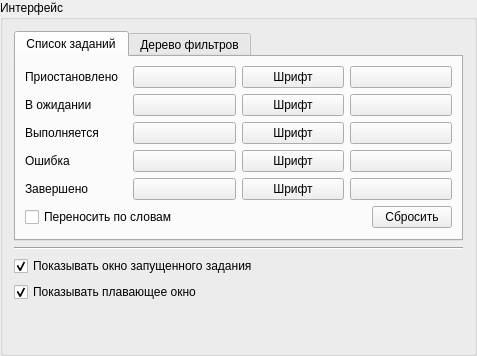
        <widget class="QGroupBox" name="interfaceBox">
         <property name="minimumSize">
          <size>
           <width>0</width>
           <height>270</height>
          </size>
         </property>
         <property name="title">
          <string>Интерфейс</string>
         </property>
         <layout class="QVBoxLayout" name="verticalLayout_10">
          <item>
           <widget class="QTabWidget" name="tabWidget_2">
            <property name="currentIndex">
             <number>0</number>
            </property>
            <widget class="QWidget" name="tab">
             <attribute name="title">
              <string>Список заданий</string>
             </attribute>
             <layout class="QVBoxLayout" name="verticalLayout_9">
              <item>
               <layout class="QGridLayout" name="gridLayout">
                <item row="0" column="0">
                 <widget class="QLabel" name="label_15">
                  <property name="text">
                   <string>Приостановлено</string>
                  </property>
                 </widget>
                </item>
                <item row="0" column="1">
                 <widget class="ColorButton" name="onPauseColor">
                  <property name="enabled">
                   <bool>true</bool>
                  </property>
                  <property name="toolTip">
                   <string>Цвет строки</string>
                  </property>
                  <property name="text">
                   <string/>
                  </property>
                 </widget>
                </item>
                <item row="0" column="2">
                 <widget class="FontSelectButton" name="onPauseFont">
                  <property name="toolTip">
                   <string>Шрифт текста</string>
                  </property>
                  <property name="text">
                   <string>Шрифт</string>
                  </property>
                 </widget>
                </item>
                <item row="0" column="3">
                 <widget class="ColorButton" name="onPauseFontColor">
                  <property name="enabled">
                   <bool>true</bool>
                  </property>
                  <property name="toolTip">
                   <string>Цвет шрифта</string>
                  </property>
                  <property name="text">
                   <string/>
                  </property>
                 </widget>
                </item>
                <item row="1" column="0">
                 <widget class="QLabel" name="label_16">
                  <property name="text">
                   <string>В ожидании</string>
                  </property>
                 </widget>
                </item>
                <item row="1" column="1">
                 <widget class="ColorButton" name="onQueueColor">
                  <property name="enabled">
                   <bool>true</bool>
                  </property>
                  <property name="toolTip">
                   <string>Цвет строки</string>
                  </property>
                  <property name="text">
                   <string/>
                  </property>
                 </widget>
                </item>
                <item row="1" column="2">
                 <widget class="FontSelectButton" name="onQueueFont">
                  <property name="toolTip">
                   <string>Шрифт текста</string>
                  </property>
                  <property name="text">
                   <string>Шрифт</string>
                  </property>
                 </widget>
                </item>
                <item row="1" column="3">
                 <widget class="ColorButton" name="onQueueFontColor">
                  <property name="enabled">
                   <bool>true</bool>
                  </property>
                  <property name="toolTip">
                   <string>Цвет шрифта</string>
                  </property>
                  <property name="text">
                   <string/>
                  </property>
                 </widget>
                </item>
                <item row="2" column="0">
                 <widget class="QLabel" name="label_17">
                  <property name="text">
                   <string>Выполняется</string>
                  </property>
                 </widget>
                </item>
                <item row="2" column="1">
                 <widget class="ColorButton" name="onLoadColor">
                  <property name="enabled">
                   <bool>true</bool>
                  </property>
                  <property name="toolTip">
                   <string>Цвет строки</string>
                  </property>
                  <property name="text">
                   <string/>
                  </property>
                 </widget>
                </item>
                <item row="2" column="2">
                 <widget class="FontSelectButton" name="onLoadFont">
                  <property name="toolTip">
                   <string>Шрифт текста</string>
                  </property>
                  <property name="text">
                   <string>Шрифт</string>
                  </property>
                 </widget>
                </item>
                <item row="2" column="3">
                 <widget class="ColorButton" name="onLoadFontColor">
                  <property name="enabled">
                   <bool>true</bool>
                  </property>
                  <property name="toolTip">
                   <string>Цвет шрифта</string>
                  </property>
                  <property name="text">
                   <string/>
                  </property>
                 </widget>
                </item>
                <item row="3" column="0">
                 <widget class="QLabel" name="label_18">
                  <property name="text">
                   <string>Ошибка</string>
                  </property>
                 </widget>
                </item>
                <item row="3" column="1">
                 <widget class="ColorButton" name="onErrorColor">
                  <property name="enabled">
                   <bool>true</bool>
                  </property>
                  <property name="toolTip">
                   <string>Цвет строки</string>
                  </property>
                  <property name="text">
                   <string/>
                  </property>
                 </widget>
                </item>
                <item row="3" column="2">
                 <widget class="FontSelectButton" name="onErrorFont">
                  <property name="toolTip">
                   <string>Шрифт текста</string>
                  </property>
                  <property name="text">
                   <string>Шрифт</string>
                  </property>
                 </widget>
                </item>
                <item row="3" column="3">
                 <widget class="ColorButton" name="onErrorFontColor">
                  <property name="enabled">
                   <bool>true</bool>
                  </property>
                  <property name="toolTip">
                   <string>Цвет шрифта</string>
                  </property>
                  <property name="text">
                   <string/>
                  </property>
                 </widget>
                </item>
                <item row="4" column="0">
                 <widget class="QLabel" name="label_19">
                  <property name="text">
                   <string>Завершено</string>
                  </property>
                 </widget>
                </item>
                <item row="4" column="1">
                 <widget class="ColorButton" name="onFinishColor">
                  <property name="enabled">
                   <bool>true</bool>
                  </property>
                  <property name="toolTip">
                   <string>Цвет строки</string>
                  </property>
                  <property name="text">
                   <string/>
                  </property>
                 </widget>
                </item>
                <item row="4" column="2">
                 <widget class="FontSelectButton" name="onFinishFont">
                  <property name="toolTip">
                   <string>Шрифт текста</string>
                  </property>
                  <property name="text">
                   <string>Шрифт</string>
                  </property>
                 </widget>
                </item>
                <item row="4" column="3">
                 <widget class="ColorButton" name="onFinishFontColor">
                  <property name="enabled">
                   <bool>true</bool>
                  </property>
                  <property name="toolTip">
                   <string>Цвет шрифта</string>
                  </property>
                  <property name="text">
                   <string/>
                  </property>
                 </widget>
                </item>
               </layout>
              </item>
              <item>
               <layout class="QHBoxLayout" name="horizontalLayout_17">
                <item>
                 <widget class="QCheckBox" name="tableWordWrap">
                  <property name="text">
                   <string>Переносить по словам</string>
                  </property>
                 </widget>
                </item>
                <item>
                 <spacer name="horizontalSpacer_8">
                  <property name="orientation">
                   <enum>Qt::Horizontal</enum>
                  </property>
                  <property name="sizeHint" stdset="0">
                   <size>
                    <width>188</width>
                    <height>20</height>
                   </size>
                  </property>
                 </spacer>
                </item>
                <item>
                 <widget class="QPushButton" name="fontsColorsReset">
                  <property name="toolTip">
                   <string>Сбросить настройки цвета/шрифта</string>
                  </property>
                  <property name="text">
                   <string>Сбросить</string>
                  </property>
                 </widget>
                </item>
               </layout>
              </item>
             </layout>
            </widget>
            <widget class="QWidget" name="tab_2">
             <attribute name="title">
              <string>Дерево фильтров</string>
             </attribute>
            </widget>
           </widget>
          </item>
          <item>
           <widget class="Line" name="line_7">
            <property name="orientation">
             <enum>Qt::Horizontal</enum>
            </property>
           </widget>
          </item>
          <item>
           <widget class="QCheckBox" name="showTaskDialog">
            <property name="text">
             <string>Показывать окно запущенного задания</string>
            </property>
            <property name="checked">
             <bool>true</bool>
            </property>
           </widget>
          </item>
          <item>
           <widget class="QCheckBox" name="floatWindowCheckBox">
            <property name="text">
             <string>Показывать плавающее окно</string>
            </property>
            <property name="checked">
             <bool>true</bool>
            </property>
           </widget>
          </item>
          <item>
           <spacer name="verticalSpacer_5">
            <property name="orientation">
             <enum>Qt::Vertical</enum>
            </property>
            <property name="sizeHint" stdset="0">
             <size>
              <width>20</width>
              <height>40</height>
             </size>
            </property>
           </spacer>
          </item>
         </layout>
        </widget>
